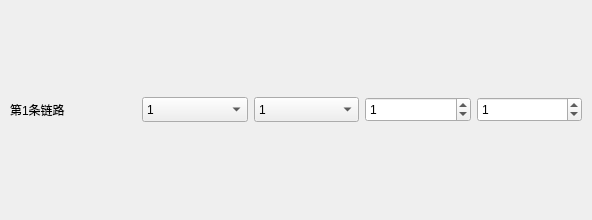
                 <widget class="QWidget" name="scrollAreaWidgetContents_edges">
                  <property name="geometry">
                   <rect>
                    <x>0</x>
                    <y>0</y>
                    <width>592</width>
                    <height>220</height>
                   </rect>
                  </property>
                  <layout class="QVBoxLayout" name="verticalLayout">
                   <property name="leftMargin">
                    <number>0</number>
                   </property>
                   <property name="topMargin">
                    <number>0</number>
                   </property>
                   <property name="rightMargin">
                    <number>0</number>
                   </property>
                   <property name="bottomMargin">
                    <number>0</number>
                   </property>
                   <item>
                    <widget class="QWidget" name="widget_edge_1" native="true">
                     <property name="minimumSize">
                      <size>
                       <width>400</width>
                       <height>35</height>
                      </size>
                     </property>
                     <layout class="QHBoxLayout" name="horizontalLayout" stretch="6,5,5,5,5">
                      <property name="leftMargin">
                       <number>10</number>
                      </property>
                      <property name="topMargin">
                       <number>10</number>
                      </property>
                      <property name="rightMargin">
                       <number>10</number>
                      </property>
                      <property name="bottomMargin">
                       <number>10</number>
                      </property>
                      <item>
                       <widget class="QLabel" name="label_1">
                        <property name="minimumSize">
                         <size>
                          <width>80</width>
                          <height>25</height>
                         </size>
                        </property>
                        <property name="text">
                         <string>第1条链路</string>
                        </property>
                       </widget>
                      </item>
                      <item>
                       <widget class="QComboBox" name="comboBox_start_1">
                        <property name="minimumSize">
                         <size>
                          <width>80</width>
                          <height>25</height>
                         </size>
                        </property>
                        <item>
                         <property name="text">
                          <string>1</string>
                         </property>
                        </item>
                        <item>
                         <property name="text">
                          <string>2</string>
                         </property>
                        </item>
                       </widget>
                      </item>
                      <item>
                       <widget class="QComboBox" name="comboBox_end_1">
                        <property name="minimumSize">
                         <size>
                          <width>80</width>
                          <height>25</height>
                         </size>
                        </property>
                        <property name="currentText">
                         <string>1</string>
                        </property>
                        <item>
                         <property name="text">
                          <string>1</string>
                         </property>
                        </item>
                        <item>
                         <property name="text">
                          <string>2</string>
                         </property>
                        </item>
                       </widget>
                      </item>
                      <item>
                       <widget class="QSpinBox" name="spinBox_cost_1">
                        <property name="minimumSize">
                         <size>
                          <width>80</width>
                          <height>25</height>
                         </size>
                        </property>
                        <property name="maximum">
                         <number>65535</number>
                        </property>
                        <property name="value">
                         <number>1</number>
                        </property>
                       </widget>
                      </item>
                      <item>
                       <widget class="QSpinBox" name="spinBox_maxthrput_1">
                        <property name="minimumSize">
                         <size>
                          <width>80</width>
                          <height>25</height>
                         </size>
                        </property>
                        <property name="value">
                         <number>1</number>
                        </property>
                       </widget>
                      </item>
                     </layout>
                    </widget>
                   </item>
                  </layout>
                 </widget>
